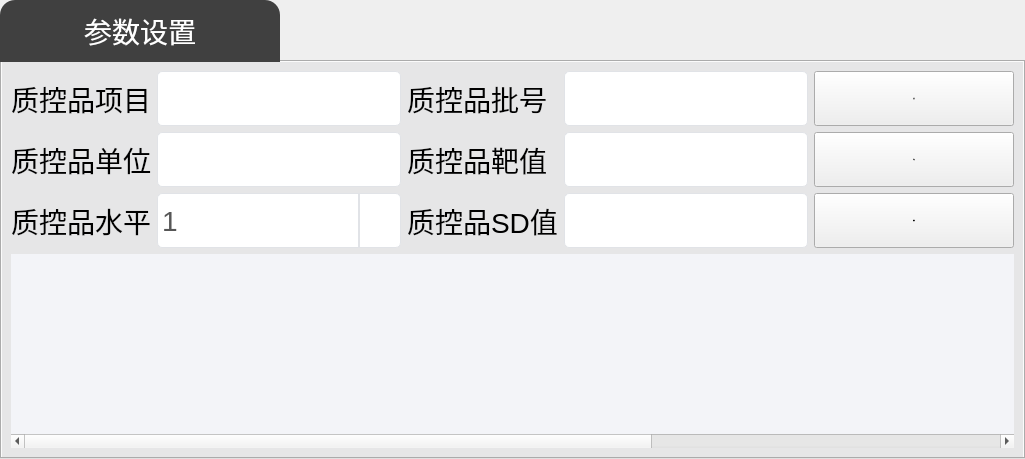
     <widget class="QWidget" name="page_2">
      <layout class="QVBoxLayout" name="verticalLayout_3">
       <property name="leftMargin">
        <number>0</number>
       </property>
       <property name="topMargin">
        <number>0</number>
       </property>
       <property name="rightMargin">
        <number>0</number>
       </property>
       <property name="bottomMargin">
        <number>0</number>
       </property>
       <item>
        <widget class="QTabWidget" name="tabWidget_4">
         <property name="styleSheet">
          <string notr="true">
QTabBar::tab {
border-top-left-radius: 15px;
border-top-right-radius: 15px;
min-width: 250px;
max-width: 306px;
padding: 25px;
font-size: 28px;
background-color:rgb(179, 179, 179);
	color:white;
margin-right: 20;
}
QTabWidget QTabBar
{
	font-size: 28px;
}

QTabBar::tab:selected{

border-top-left-radius: 15px;
border-top-right-radius: 15px;
min-width: 250px;
max-width: 306px;
padding: 15px;
font-size: 28px;
	background-color:rgb(64,64,64);
color:white;

	/*border: 2px solid #1B72BF; */   

}</string>
         </property>
         <widget class="QWidget" name="data_qc">
          <property name="styleSheet">
           <string notr="true">#data_qc
{
background-color: rgb(230, 230, 231);
}</string>
          </property>
          <attribute name="title">
           <string>参数设置</string>
          </attribute>
          <layout class="QGridLayout" name="gridLayout_2">
           <item row="0" column="0">
            <widget class="QLabel" name="label_48">
             <property name="styleSheet">
              <string notr="true">QLabel
{
	color: 565656;
	font-size:28px;
}</string>
             </property>
             <property name="text">
              <string>质控品项目</string>
             </property>
            </widget>
           </item>
           <item row="0" column="1">
            <widget class="QLineEdit" name="mEdit_Data_Project">
             <property name="minimumSize">
              <size>
               <width>0</width>
               <height>55</height>
              </size>
             </property>
             <property name="styleSheet">
              <string notr="true">QLineEdit
{
	border: 1px solid #e1e3e7;         
	border-radius: 5px;
	font-size:28px;
	color: #565656;
	background-color: rgb(255, 255, 255);


}</string>
             </property>
             <property name="text">
              <string/>
             </property>
             <property name="readOnly">
              <bool>true</bool>
             </property>
            </widget>
           </item>
           <item row="0" column="2">
            <widget class="QLabel" name="label_46">
             <property name="styleSheet">
              <string notr="true">QLabel
{
	color: 565656;
	font-size:28px;
}</string>
             </property>
             <property name="text">
              <string>质控品批号</string>
             </property>
            </widget>
           </item>
           <item row="0" column="3">
            <widget class="QLineEdit" name="mEdit_Data_Batch">
             <property name="minimumSize">
              <size>
               <width>0</width>
               <height>55</height>
              </size>
             </property>
             <property name="styleSheet">
              <string notr="true">QLineEdit
{
	border: 1px solid #e1e3e7;         
	border-radius: 5px;
	font-size:28px;
	color: #565656;
	background-color: rgb(255, 255, 255);


}</string>
             </property>
             <property name="text">
              <string/>
             </property>
            </widget>
           </item>
           <item row="0" column="4">
            <widget class="QPushButton" name="mBtn_Data_Retun">
             <property name="sizePolicy">
              <sizepolicy hsizetype="Minimum" vsizetype="Minimum">
               <horstretch>0</horstretch>
               <verstretch>0</verstretch>
              </sizepolicy>
             </property>
             <property name="minimumSize">
              <size>
               <width>200</width>
               <height>55</height>
              </size>
             </property>
             <property name="maximumSize">
              <size>
               <width>16777215</width>
               <height>100</height>
              </size>
             </property>
             <property name="font">
              <font>
               <pointsize>-1</pointsize>
              </font>
             </property>
             <property name="styleSheet">
              <string notr="true">QPushButton{ 
	border-radius:8px;
background-color:rgb(64,64,64);
font-size:26px; 
color:white;


}
QPushButton:hover{
font-size:26px; 
color:white;
}

QPushButton:pressed{
	background-color:rgb(31, 78, 121);
};
</string>
             </property>
             <property name="text">
              <string>返回</string>
             </property>
            </widget>
           </item>
           <item row="1" column="0">
            <widget class="QLabel" name="label_57">
             <property name="styleSheet">
              <string notr="true">QLabel
{
	color: 565656;
	font-size:28px;
}</string>
             </property>
             <property name="text">
              <string>质控品单位</string>
             </property>
            </widget>
           </item>
           <item row="1" column="1">
            <widget class="QLineEdit" name="mEdit_Data_Unit">
             <property name="minimumSize">
              <size>
               <width>0</width>
               <height>55</height>
              </size>
             </property>
             <property name="styleSheet">
              <string notr="true">QLineEdit
{
	border: 1px solid #e1e3e7;         
	border-radius: 5px;
	font-size:28px;
	color: #565656;
	background-color: rgb(255, 255, 255);


}</string>
             </property>
             <property name="text">
              <string/>
             </property>
             <property name="readOnly">
              <bool>true</bool>
             </property>
            </widget>
           </item>
           <item row="1" column="2">
            <widget class="QLabel" name="label_49">
             <property name="styleSheet">
              <string notr="true">QLabel
{
	color: 565656;
	font-size:28px;
}</string>
             </property>
             <property name="text">
              <string>质控品靶值</string>
             </property>
            </widget>
           </item>
           <item row="1" column="3">
            <widget class="QLineEdit" name="mEdit_Data_TargetValue">
             <property name="minimumSize">
              <size>
               <width>0</width>
               <height>55</height>
              </size>
             </property>
             <property name="styleSheet">
              <string notr="true">QLineEdit
{
	border: 1px solid #e1e3e7;         
	border-radius: 5px;
	font-size:28px;
	color: #565656;
	background-color: rgb(255, 255, 255);


}</string>
             </property>
             <property name="text">
              <string/>
             </property>
            </widget>
           </item>
           <item row="1" column="4">
            <widget class="QPushButton" name="mBtn_Data_save">
             <property name="sizePolicy">
              <sizepolicy hsizetype="Minimum" vsizetype="Minimum">
               <horstretch>0</horstretch>
               <verstretch>0</verstretch>
              </sizepolicy>
             </property>
             <property name="minimumSize">
              <size>
               <width>200</width>
               <height>55</height>
              </size>
             </property>
             <property name="maximumSize">
              <size>
               <width>16777215</width>
               <height>100</height>
              </size>
             </property>
             <property name="font">
              <font>
               <pointsize>-1</pointsize>
              </font>
             </property>
             <property name="styleSheet">
              <string notr="true">QPushButton{ 
	border-radius:8px;
background-color:rgb(64,64,64);
font-size:26px; 
color:white;


}
QPushButton:hover{
font-size:26px; 
color:white;
}

QPushButton:pressed{
	background-color:rgb(31, 78, 121);
};
</string>
             </property>
             <property name="text">
              <string>添加</string>
             </property>
            </widget>
           </item>
           <item row="2" column="0">
            <widget class="QLabel" name="label_47">
             <property name="styleSheet">
              <string notr="true">QLabel
{
	color: 565656;
	font-size:28px;
}</string>
             </property>
             <property name="text">
              <string>质控品水平</string>
             </property>
            </widget>
           </item>
           <item row="2" column="1">
            <widget class="QComboBox" name="mCom_Data_Level">
             <property name="minimumSize">
              <size>
               <width>0</width>
               <height>55</height>
              </size>
             </property>
             <property name="styleSheet">
              <string notr="true">
/*未下拉时，QComboBox 样式 背景黑色*/
QComboBox {
	border: 1px solid #e1e3e7;         
	border-radius: 5px;    
background:#ffffff;
color:#565656;
font-size:28px;
}  

/*下拉后的整个下拉窗体样式 背景红色*/
QComboBox QAbstractItemView 
{
	background:#ffffff;
	color:#565656;  
} 
 
/*下拉箭头区域样式*/
QComboBox::drop-down
{
width: 40px;
border-left: 2px solid #e1e3e7; 
}    

/*下拉箭头样式*/
QComboBox::down-arrow {
	image: url(:/image/images/arrow.png);
height:20px;
width:37px;
}     
QComboBox:editable {
	border: 1px solid #e1e3e7;         
	border-radius: 5px;    
background:#ffffff;
color:#565656;
font-size:28px;
}</string>
             </property>
             <property name="editable">
              <bool>false</bool>
             </property>
             <property name="duplicatesEnabled">
              <bool>false</bool>
             </property>
             <item>
              <property name="text">
               <string>1</string>
              </property>
             </item>
             <item>
              <property name="text">
               <string>2</string>
              </property>
             </item>
             <item>
              <property name="text">
               <string>3</string>
              </property>
             </item>
            </widget>
           </item>
           <item row="2" column="2">
            <widget class="QLabel" name="label_58">
             <property name="styleSheet">
              <string notr="true">QLabel
{
	color: 565656;
	font-size:28px;
}</string>
             </property>
             <property name="text">
              <string>质控品SD值</string>
             </property>
            </widget>
           </item>
           <item row="2" column="3">
            <widget class="QLineEdit" name="mEdit_Data_SD">
             <property name="minimumSize">
              <size>
               <width>0</width>
               <height>55</height>
              </size>
             </property>
             <property name="styleSheet">
              <string notr="true">QLineEdit
{
	border: 1px solid #e1e3e7;         
	border-radius: 5px;
	font-size:28px;
	color: #565656;
	background-color: rgb(255, 255, 255);


}</string>
             </property>
             <property name="text">
              <string/>
             </property>
            </widget>
           </item>
           <item row="2" column="4">
            <widget class="QPushButton" name="mBtn_Data_delete">
             <property name="sizePolicy">
              <sizepolicy hsizetype="Minimum" vsizetype="Minimum">
               <horstretch>0</horstretch>
               <verstretch>0</verstretch>
              </sizepolicy>
             </property>
             <property name="minimumSize">
              <size>
               <width>200</width>
               <height>55</height>
              </size>
             </property>
             <property name="maximumSize">
              <size>
               <width>99999</width>
               <height>100</height>
              </size>
             </property>
             <property name="font">
              <font>
               <pointsize>-1</pointsize>
              </font>
             </property>
             <property name="styleSheet">
              <string notr="true">QPushButton{ 
	border-radius:8px;
background-color:rgb(64,64,64);
font-size:26px; 
color:white;


}
QPushButton:hover{
font-size:26px; 
color:white;
}

QPushButton:pressed{
	background-color:rgb(31, 78, 121);
};
</string>
             </property>
             <property name="text">
              <string>删除</string>
             </property>
            </widget>
           </item>
           <item row="3" column="0" colspan="5">
            <widget class="QTableWidget" name="mTable_Data">
             <property name="styleSheet">
              <string notr="true">QTableWidget  QHeaderView::section
{

	background-color:rgb(130, 130, 130);
border:none;  
height:42px; 
color:rgb(255, 255, 255);
font-size:28px;
}
QTableWidget
{
background:rgb(243,244,248);
gridline-color:rgb(200,200,205);
font-size:28px; 
color:black; 
border:none;
border-bottom-right-radius:8px;
border-bottom-left-radius:8px;
}

QHeaderView::section:first{
border-top-left-radius:8px;
}
QHeaderView::section:last{
border-top-right-radius:8px;
}

/*  设置垂直滚动条基本样式*/
QScrollBar:vertical
{
    width:8px;
	background-color: rgb(233, 236, 245);
    margin:00px,0px,0px,0px;
    padding-top:15px;   /* 留出9px给上面和下面的箭头*/
    padding-bottom:5px;
}
QScrollBar::handle:vertical
{
    width:8px;
    background:rgba(64,64,64,50%);
	border-bottom-right-radius:8px;
	border-top-right-radius:8px;
    min-height:0;
}
QScrollBar::handle:vertical:hover
{
    width:8px;
    background:rgba(64,64,64,70%);   /*  鼠标放到滚动条上的时候，颜色变深*/
	border-bottom-right-radius:8px;
	border-top-right-radius:8px;
    min-height:0;
}
QScrollBar::add-page:vertical,QScrollBar::sub-page:vertical   /* 当滚动条滚动的时候，上面的部分和下面的部分*/
{
    background:rgba(0,0,0,0%);
    border-radius:4px;
}
QScrollBar::add-line:vertical
{
    height: 0px;
    subcontrol-origin:margin;
}

QScrollBar::up-arrow:vertical 
{
    subcontrol-origin: margin;
    height: 0px;
    border:0 0 0 0;
    border-image: url(:images/6.png);
}
QScrollBar::sub-line:vertical 
{
    height: 0px;
    subcontrol-origin:margin;
}

QScrollBar::down-arrow:vertical 
{
    subcontrol-origin: margin;
    height: 0px;
    border-image: url(:images/7.png);
}</string>
             </property>
             <property name="inputMethodHints">
              <set>Qt::ImhNone</set>
             </property>
             <property name="editTriggers">
              <set>QAbstractItemView::NoEditTriggers</set>
             </property>
             <property name="selectionBehavior">
              <enum>QAbstractItemView::SelectRows</enum>
             </property>
             <property name="textElideMode">
              <enum>Qt::ElideMiddle</enum>
             </property>
             <property name="verticalScrollMode">
              <enum>QAbstractItemView::ScrollPerPixel</enum>
             </property>
             <property name="horizontalScrollMode">
              <enum>QAbstractItemView::ScrollPerPixel</enum>
             </property>
             <attribute name="horizontalHeaderVisible">
              <bool>false</bool>
             </attribute>
             <attribute name="horizontalHeaderDefaultSectionSize">
              <number>195</number>
             </attribute>
             <attribute name="horizontalHeaderHighlightSections">
              <bool>true</bool>
             </attribute>
             <attribute name="horizontalHeaderStretchLastSection">
              <bool>true</bool>
             </attribute>
             <attribute name="verticalHeaderVisible">
              <bool>false</bool>
             </attribute>
             <attribute name="verticalHeaderDefaultSectionSize">
              <number>50</number>
             </attribute>
             <column>
              <property name="text">
               <string>选择</string>
              </property>
             </column>
             <column>
              <property name="text">
               <string>序号</string>
              </property>
             </column>
             <column>
              <property name="text">
               <string>项目</string>
              </property>
             </column>
             <column>
              <property name="text">
               <string>批号</string>
              </property>
             </column>
             <column>
              <property name="text">
               <string>水平</string>
              </property>
             </column>
             <column>
              <property name="text">
               <string>靶值</string>
              </property>
             </column>
             <column>
              <property name="text">
               <string>SD值</string>
              </property>
             </column>
             <column>
              <property name="text">
               <string>单位</string>
              </property>
             </column>
            </widget>
           </item>
          </layout>
         </widget>
        </widget>
       </item>
      </layout>
     </widget>
